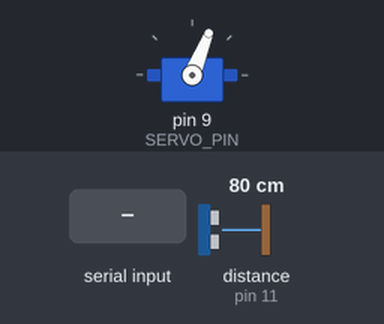
Bench run of a sketch on a simulated Arduino Uno, built with avr-gcc and run on an emulated ATmega328P. On the bench: servo. Wiring (inferred from the names in the program): ultrasonic range finder: trigger pin 10; echo pin 11. The test bench sets the inputs (shaded band); at power-on: distance to the obstacle (sensor on pin 11) 80 cm. The echo pulse lasts 58.3 µs per cm; what the sketch prints to the serial monitor is not drawn.

Above: at 1.7 s.
1.8 s: distance to the obstacle (sensor on pin 11) set to 250 cm
At 2.4 s:
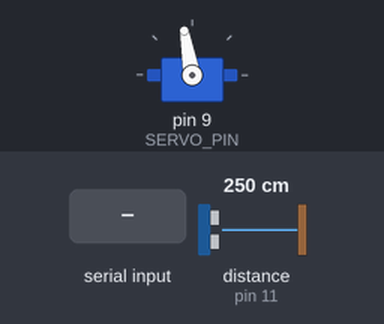
4.8 s: "a90\n" received over Serial
At 4.8 s:
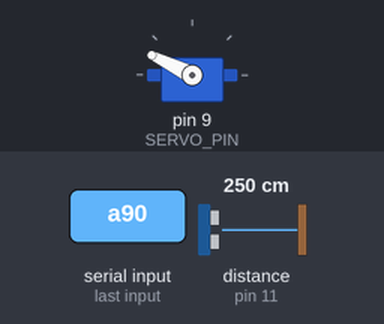
7.8 s: "m90\n" received over Serial
At 8.6 s:
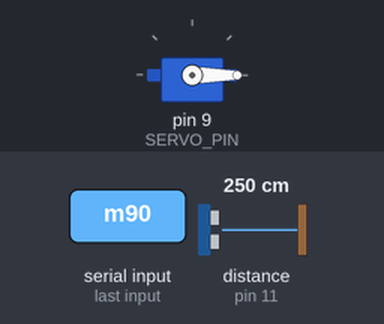
10.8 s: "m,45\n" received over Serial
At 11.7 s:
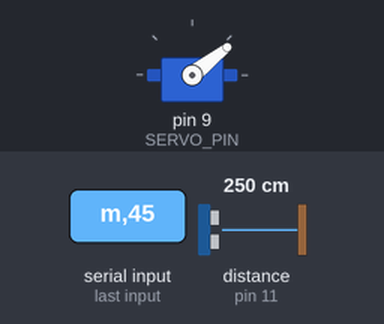
13.8 s: distance to the obstacle (sensor on pin 11) set to 2 cm
16.8 s: distance to the obstacle (sensor on pin 11) set to 120 cm
Timing chart, 0 to 20.8 s (numbered marks = the images above; inputs shaded):
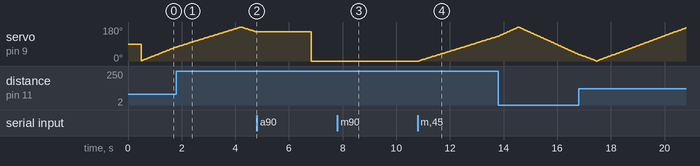

The sketch:

RadarSensor.ino
```cpp
/*
 * SweepRadar - Arduino side
 * Sweeps an HC-SR04 ultrasonic sensor on a servo and sends
 * "angle,distance." over USB serial at 9600 baud.
 *
 * Also accepts commands from any connected client (web/app):
 *   a<angle>  hold servo at angle (manual mode)
 *   m         resume auto sweep
 *
 * Wiring (Arduino Uno):
 *   HC-SR04 TRIG -> D10
 *   HC-SR04 ECHO -> D11
 *   HC-SR04 VCC  -> 5V
 *   HC-SR04 GND  -> GND
 *   Servo signal -> D9
 *   Servo VCC    -> 5V (external 5V supply recommended for larger servos)
 *   Servo GND    -> GND (common ground with Arduino)
 */

#include <Servo.h>

const int TRIG_PIN   = 10;
const int ECHO_PIN   = 11;
const int SERVO_PIN  = 9;
const int MAX_CM     = 40;    // must match the Processing constrain() limit
const int STEP_DEG   = 2;     // sweep resolution
const int STEP_DELAY = 30;    // ms per step, lets the servo settle

Servo scanner;

bool autoMode = true;
int currentAngle = 0;
int sweepDir = STEP_DEG;
int targetAngle = 90;

long readDistanceCm() {
  digitalWrite(TRIG_PIN, LOW);
  delayMicroseconds(2);
  digitalWrite(TRIG_PIN, HIGH);
  delayMicroseconds(10);
  digitalWrite(TRIG_PIN, LOW);

  // 25000 us timeout ~= 4 m max; 0 means no echo
  long duration = pulseIn(ECHO_PIN, HIGH, 25000);
  if (duration == 0) return MAX_CM + 1;  // report as out of range
  return duration * 0.034 / 2;
}

void sendReading(int angle, long cm) {
  if (cm < 0)    cm = 0;
  if (cm > 400)  cm = 400;
  Serial.print(angle);
  Serial.print(",");
  Serial.print(cm);
  Serial.print(".");   // delimiter the Processing sketch buffers on
}

void setup() {
  pinMode(TRIG_PIN, OUTPUT);
  pinMode(ECHO_PIN, INPUT);
  Serial.begin(9600);
  scanner.attach(SERVO_PIN);
  scanner.write(90);
  delay(500);
}

// Incoming commands from any connected client (via server.py):
//   "a<angle>\n" -> hold servo at angle (manual mode), e.g. "a90\n"
//   "m\n"        -> resume auto sweep
void readCommands() {
  while (Serial.available()) {
    char c = Serial.read();
    if (c == 'a') {
      autoMode = false;
      targetAngle = constrain(Serial.parseInt(), 0, 180);
      scanner.write(targetAngle);
      sendReading(targetAngle, readDistanceCm());
    } else if (c == 'm') {
      autoMode = true;
      currentAngle = targetAngle;
    }
  }
}

void loop() {
  readCommands();
  if (!autoMode) {          // hold position but keep listening for commands
    delay(20);
    return;
  }

  currentAngle += sweepDir;
  if (currentAngle >= 180 || currentAngle <= 0) sweepDir = -sweepDir;
  scanner.write(currentAngle);
  delay(STEP_DELAY);
  sendReading(currentAngle, readDistanceCm());
}
```

Measured:
- after the input at 7.8 s, every drawn part: stays the same
- after the input at 10.8 s, servo on pin 9 (SERVO_PIN): moves from 0° to 130° over 2.9 s, starting after 0.05 s
